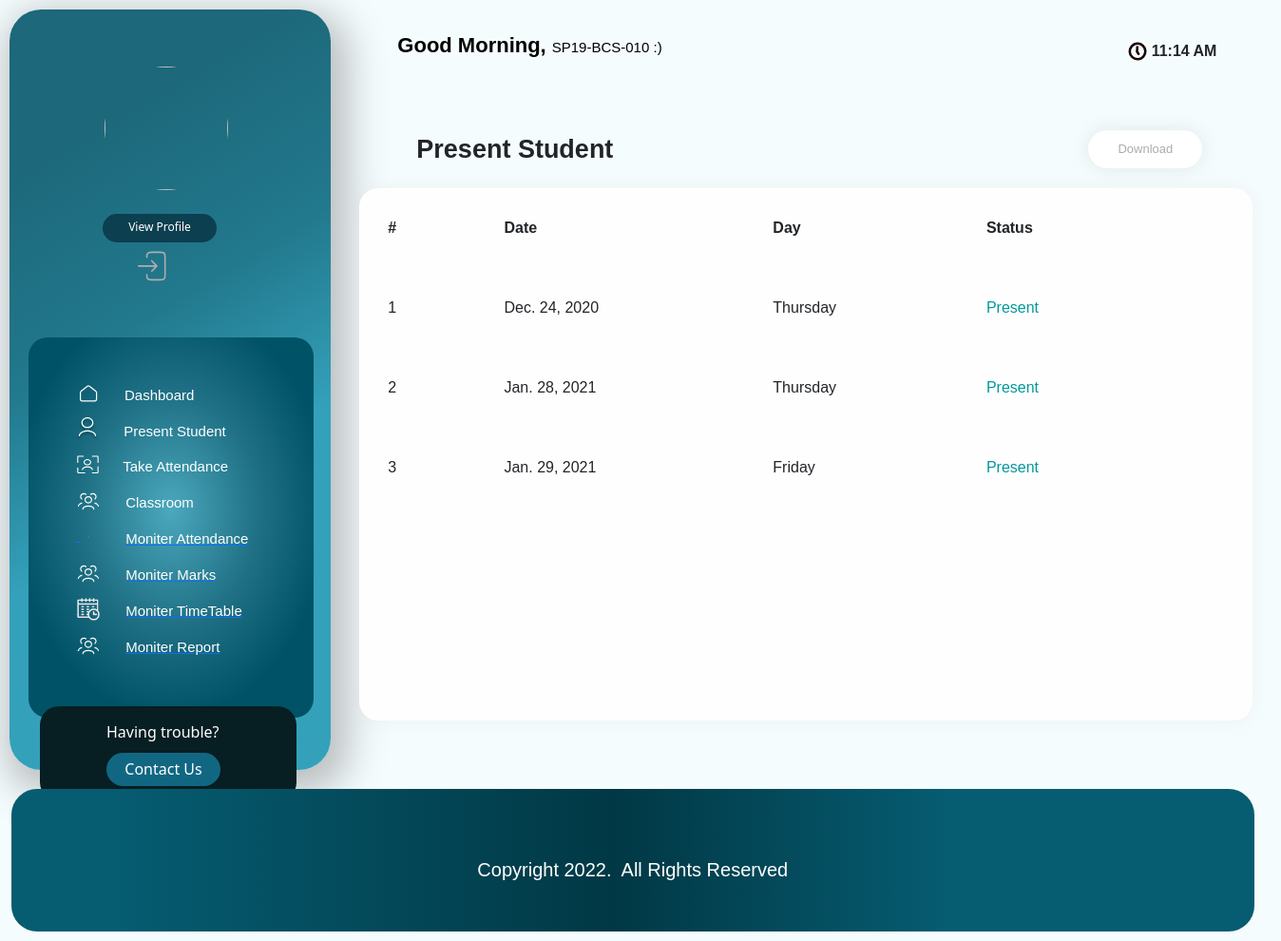
/info/student/CS09/CS530/attendance/ (signed in), run on the app's committed database.
### info/models.py (models this page shows, shortened)
class User(AbstractUser):
    @property
    def is_student(self):
        if hasattr(self, 'student'):
            return True
        return False

class Attendance(models.Model):
    course = models.ForeignKey(Course, on_delete=models.CASCADE)
    student = models.ForeignKey(Student, on_delete=models.CASCADE)
    attendanceclass = models.ForeignKey(AttendanceClass, on_delete=models.CASCADE, default=1)
    date = models.DateField(default='2018-10-23')
    status = models.BooleanField(default='True')

### info/views.py (the view)
# urls.py: path('student/<slug:stud_id>/<slug:course_id>/attendance/', views.attendance_detail, name='attendance_detail'),
@login_required()
def attendance_detail(request, stud_id, course_id):
    stud = get_object_or_404(Student, USN=stud_id)
    cr = get_object_or_404(Course, id=course_id)
    att_list = Attendance.objects.filter(course=cr, student=stud).order_by('date')
    return render(request, 'info/att_detail.html', {'att_list': att_list, 'cr': cr ,'date': g, 'time': current_time})

### info/templates/info/att_detail.html (shortened to what this page needs)
<!DOCTYPE html>
<html lang="en">
<head>
     <link href="https://cdn.jsdelivr.net/npm/bootstrap@5.2.0-beta1/dist/css/bootstrap.min.css" rel="stylesheet">
</head>
<body style="background-color: rgba(245, 252, 253, 0.94)">
  {% block content %}
  <div    >
    <div class="maiin">
        <div class="upcnt">
            <div class="uplftcnt">
                <div class="primg">
                  <img src="/ImagesAttendance/{{ user.teacher.image }}" alt="">
                </div>
                <div class="prdet">
                    <div class="btnttl">
                      <a style="text-decoration:none ;" href="/viewprofile"><div  class="vp"> View Profile</div></a>
                    </div>
                    <div class="lgout" style="margin-left: 135px; margin-top: 0px; "><a href="{% url 'logout'%}"><img style=" width: 30px; height:50px;" src="/ImagesAttendance/info/images/lgout.svg" alt=""> </a></div>
                </div>
                <div class="navico">
                <div class="upici">
                  <a href="/index" style="color:white;text-decoration:none;">
                    <div class="icco">
                    <div class="icim"><img style="width: 26px; height:26px; "  src="/ImagesAttendance/info/images/House_02.svg"> </div>
                    <div class="icttl"> Dashboard</div>
                    </div>
                  </a>
                  <a href="/present_student" style="color:white;text-decoration:none;">
                    <div class="icco">
                    <div class="icim">&nbsp;<img style="width: 26px; height:25px; margin-left: -5px;"  src="/ImagesAttendance/info/images/prstu.svg"> </div>
                    <div class="icttl">Present Student </div>
                    </div>
                  </a>
                  <a href="/TakeAttendance" style="color:white;text-decoration:none;">
                    <div class="icco">
                    <div class="icim">&nbsp;<img style="width: 23px; height:23px; margin-left: -3px; "  src="/ImagesAttendance/info/images/tkatn.svg"> </div>
                    <div class="icttl">Take Attendance </div>
                    </div>
                  </a>
                  <a href="/class_room" style="color:white;text-decoration:none;">
                    <div class="icco">
                    <div class="icim">&nbsp;<img style="width: 28px; height:28px; margin-left: -5px;"  src="/ImagesAttendance/info/images/clsrm.svg"> </div>
                    <div class="icttl">Classroom</div>
                    </div>
                  </a>
                  <a href="{% url 't_clas' request.user.teacher.id 1 %}">
                      <div class="icco">
                          <div class="icim">&nbsp;<img style="width: 28px; height:28px; margin-left: -5px;"  src="/ImagesAttendance/info/images/editico.svg"> </div>
                          <div class="icttl">Moniter Attendance</div>
                          </div>
                    </a>
                    <a href="{% url 't_clas' request.user.teacher.id 2 %}">
                      <div class="icco">
                          <div class="icim">&nbsp;<img style="width: 28px; height:28px; margin-left: -5px;"  src="/ImagesAttendance/info/images/clsrm.svg"> </div>
                          <div class="icttl">Moniter Marks</div>
                          </div>
                    </a>
                    <a href="{% url 't_timetable' request.user.teacher.id %}">
                      <div class="icco">
                      <div class="icim">&nbsp;<img style="width: 28px; height:28px; margin-left: -5px;"  src="/ImagesAttendance/info/images/ttbl.png"> </div>
                      <div class="icttl">Moniter TimeTable</div>
                      </div>
                   </a>
                   <a href="{% url 't_clas' request.user.teacher.id 3 %}">
                      <div class="icco">
                      <div class="icim">&nbsp;<img style="width: 28px; height:28px; margin-left: -5px;"  src="/ImagesAttendance/info/images/clsrm.svg"> </div>
                      <div class="icttl">Moniter Report</div>
                      </div>
                  </a>
                 </div>
                <div class="dwic">
                    <div class="ttlh">Having trouble? </div>
                    <a style="text-decoration:none ;" href="/contactus"> <div class="cntus"><span>Contact Us</span> </div></a>
                  </div>
                </div>
            </div>
            <div class="upritcnt">
                <div class="tagg">
                    <div class="greet">Good Morning,<span>{{request.user}} :)</span> </div>
                    <div class="timee">
                        <div class="timeeimg"> <img style="width: 20px; height:20px" src="/ImagesAttendance/info/images/tico.svg"></img> </div>
                        <div class="tym"> {{time}}</div>
                    </div>
                </div>
                <div class="Attendance">
                    <div class="titl">
                      <div>Present Student</div>
                      <div style="background-color: #ffffff; margin-left: 500px;" class="adbtn">
                        <a href="/download"  style=" background-color: #ffffff; text-decoration: none; color: rgb(173, 171, 171);" >Download</a>
                       </div>
                    </div>
                    <div class="prescont">
                    <table id="studnt">
                  <thead>
                    <tr>
                        <th>#</th>
                        <th>Date</th>
                        <th>Day</th>
                        <th>Status</th>
                        <th></th>
                    </tr>
                  </thead>
                  <tbody>
                        {% for a in att_list %}
                        <tr class="row100 body">
                            <td>{{ forloop.counter }}</td>
                            <td>{{ a.date }}</td>
                            <td>{{ a.date|date:"l" }}</td>
                            {% if a.status %}
                            <td style="color: #00999e;" >Present </td>
                            {% else %}
                            <td style="color: red;" >Absent <span class=></span</td>
                            {% endif %}
                        </tr>
                    {% empty %}
                            <p>student has no attendance</p>
                    {% endfor %}
                  </tbody>
                </table>
              </div>
            </div>
        </div>
    </div>
    <div  class="dwncnt">
    <div class="cpr">Copyright 2022.&nbsp; All Rights Reserved</div>
    </div>
</div>
</div>
</body>
</html>
{% endblock %}

### info/templates/info/att_detail.html (style rules this page uses)
.maiin { display: flex; flex-direction: column; }
.upcnt { display: flex; }
.uplftcnt { height: 800px; width: 338.33px; margin: 10px; background: linear-gradient(328.91deg, rgba(0, 136, 168, 0.79) 38.23%, rgba(14, 108, 130, 0.912112) 59.45%, rgba(19, 97, 116, 0.958605) 83.69%); box-shadow: 7px 13px 42px 11px rgba(0, 0, 0, 0.25); border-radius: 33px; display: flex; flex-direction: column; }
.greet { font-family: 'Hammersmith One', sans-serif; font-weight: 600; font-size: 22px; line-height: 35px; text-align: center; margin-left: 60px; color: #000000; }
.greet span { font-size: 15px; margin-left: 6px; font-weight: 400; }
.tagg { display: flex; gap: 490px; margin-top: 30px; }
.timee { display: flex; gap: 5px; margin-top: 10px; margin-right: 8px; }
.tym { font-family: 'DM Sans', sans-serif; font-weight: 600; margin-top: 2px; }
.primg { border-radius: 100px; width: 130px; height: 130px; margin-top: 60px; margin-left: 100px; display: flex; justify-content: center; align-items: center; }
.primg img { border-radius: 100px; width: 130px; height: 130px; }
.navico { margin-left: 20px; margin-right: 20px; margin-top: 50px; height: 400px; width: 300px; background: radial-gradient(54.74% 54.74% at 49.91% 45.32%, #4BA8BE 0%, #207185 55.32%, #005266 100%); border-radius: 20px; }
.btnttl { height: 30px; width: 120px; border-radius: 20px; background-color: #0C3F4F; display: flex; justify-content: center; margin-top: 7px; font-size: 12px; margin-left: 98px; }
.vp { margin-top: 5px; color: #FFFFFF; }
.upici { margin-top: 45px; }
.icco { display: flex; gap: 25px; margin-top: 10px; }
.icim { margin-left: 50px; color: #FFFFFF; }
.icttl { color: #FFFFFF; font-family: 'DM Sans', sans-serif; font-size: 15px; margin-top: 5px; }
.dwic { width: 270px; height: 100px; border-radius: 20px; margin-left: 12px; }
.dwic { background: #071E23; display: flex; flex-direction: column; gap: 10px; justify-items: center; justify-content: center ; margin-top: 50px; }
.ttlh ,.cntus { margin-left: 70px; }
.ttlh { color: white; }
.cntus { color: white; background-color: #116782; width: 120px; display: flex; justify-content: center; height: 35px; border-radius: 100px; }
.cntus span { margin-top: 5px; }
.dwncnt { width: 97vw; height: 150px; background: linear-gradient(90deg, #065C71 8.33%, #013845 48.52%, #065C71 75.37%); border-radius: 27px; margin-left: 12px; margin-bottom: 10px; margin-top: 10px; display: flex; justify-content: space-around; }
.cpr { margin-top: 70px; color: #FFFFFF; font-family: 'DM Sans', sans-serif; font-size: 20px; }
.titl { font-family: 'DM Sans', sans-serif; font-size: 27px; font-weight: 700; margin-top: 70px; margin-left: 80px; margin-bottom: 10px; }
.icco { display: inline-block; display: flex; vertical-align: middle; -webkit-transform: perspective(1px) translateZ(0); transform: perspective(1px) translateZ(0); box-shadow: 0 0 1px rgba(0, 0, 0, 0); -webkit-transition-duration: 0.3s; transition-duration: 0.3s; }
.icco .icim { -webkit-transform: translateZ(0); transform: translateZ(0); -webkit-transition-duration: 0.3s; transition-duration: 0.3s; -webkit-transition-property: transform; transition-property: transform; -webkit-transition-timing-function: ease-out; transition-timing-function: ease-out; }
.titl { display: flex; }
::placeholder { color: rgb(189, 189, 189); }
.adbtn { height: 40px; width: 120px; background-color: #00999e; box-shadow: 0px 0px 17px 2px rgba(158, 158, 158, 0.171); border-radius: 30px; margin-left: 360px; font-size: 13px; color: white; display: flex; justify-content: center; align-items: center; font-weight: 400; font-family: 'DM Sans', sans-serif; }
.prescont { background-color: rgb(255, 254, 254); border-radius: 20px; width: 940px; height: 70vh; margin: 20px; display: flex; flex-direction: column; overflow-y: scroll; box-shadow: 0px 0px 17px 2px rgba(218, 218, 218, 0.212); }
#studnt { font-family: Arial, Helvetica, sans-serif; padding: 20px; width: 100%; }
#studnt th { padding: 30px; }
#studnt tr { padding: 30px; }
#studnt td { height: 70px; padding: 30px; }

### data on the page
User: user "SP19-BCS-010"
Attendance: date "Dec. 24, 2020", date "Thursday", status "Present"
Attendance: date "Jan. 28, 2021", date "Thursday", status "Present"
Attendance: date "Jan. 29, 2021", date "Friday", status "Present"

### other printed values
{{ time }} "11:14 AM"
